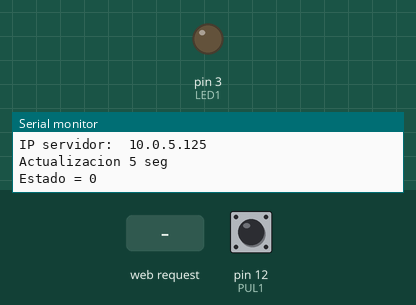
This sketch was run on a simulated Arduino Uno, built with avr-gcc and run on an emulated ATmega328P. Shown: output pins drawn as LEDs (lit = HIGH), the last lines printed to the serial monitor. The test bench sets the inputs (shaded band); at power-on: pin 12 (PUL1) HIGH. WiFi joins after 1.5 s; servers stay silent unless stated.

Above: at 1.2 s.
1.3 s: HTTP request GET /?LED=T received
At 2.1 s:
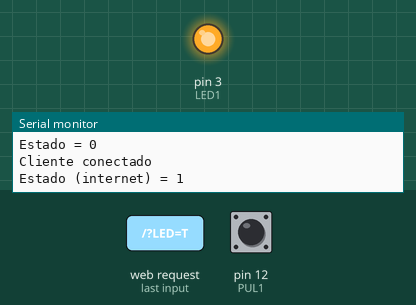
2.8 s: HTTP request GET /?LED=F received
At 3.3 s:
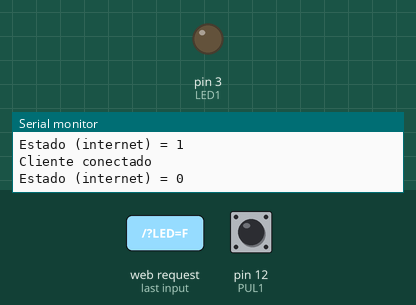
4.3 s: pin 12 (PUL1) pulled LOW for 0.15 s
At 5.6 s:
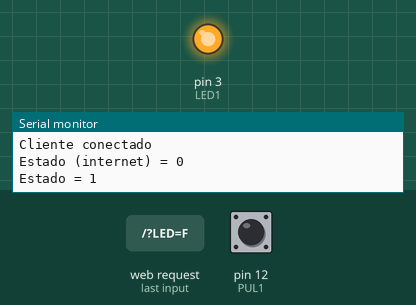
Timing chart, 0 to 7.3 s (numbered marks = the images above; inputs shaded):
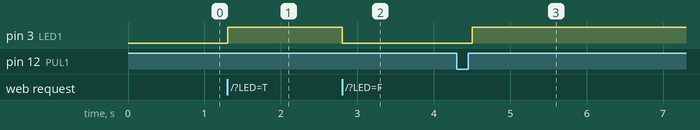

Measured:
- after the input at 1.3 s, pin 3 (LED1): LOW → HIGH at once
- after the input at 2.8 s, pin 3 (LED1): HIGH → LOW at once
- after the input at 4.3 s, pin 3 (LED1): LOW → HIGH after 0.20 s

The sketch:

Ethernet_Led_Puls.ino
```cpp
                                   /*
Led Ethernet con pulsador

por xrosas
*/

#include <SPI.h>
#include <Ethernet.h>


byte mac[] = { 0x00, 0x22, 0xF7, 0x19, 0x4B, 0x28 };

IPAddress ip(10,0,5,125);

EthernetServer server(80);


int LED1=3;  //22;
int PUL1=12;  //23;


String readString=String(30);
int state;
int buttonState;             // a lectura actual do Pin de entrada
int lastButtonState = LOW;   // a lectura anterior do Pin de entrada
long lastDebounceTime = 0;  // a última vez que o Pino de saída foi alternado
long debounceDelay = 50;    // tempo para a supresion de rebotes

void setup() {
  pinMode(LED1, OUTPUT);
  pinMode(PUL1, INPUT_PULLUP);


  Serial.begin(115200);


// ini Ethernet e the server:
  Ethernet.begin(mac,ip);
  server.begin();
  Serial.println("");
  Serial.print("IP servidor:  ");
  Serial.println(Ethernet.localIP());
  Serial.println("Actualizacion 5 seg");
  state=1;
}

void loop() {
  int LED = readString.indexOf("LED=");
  int reading = digitalRead(PUL1);
  if (reading != lastButtonState) {
    lastDebounceTime = millis();     // resetea o temporizador anti rebotes
  }

  if ((millis() - lastDebounceTime) > debounceDelay) {

    if (reading != buttonState) {     // si o estado do pul cambiou, lese o novo
      buttonState = reading;

                                  // so cambia o estado do led cando o pulsador pasa a "1"
      if (buttonState == HIGH) {
         state = !state;
          if (state==0){
             digitalWrite(LED1, LOW);
             readString.substring(LED,LED+5)="LED=F";
           }
              else {
             digitalWrite(LED1, HIGH);
             readString.substring(LED,LED+5)="LED=T";
            }
            Serial.print("Estado = ");
            Serial.println(state);

      }
    }
  }

lastButtonState = reading;

  // escoitando por peticións entrantes
  EthernetClient client = server.available();
  if (client) {
    Serial.println("Cliente conectado");
    // unha solicitude HTTP remata cunha liña en branco
    boolean currentLineIsBlank = true;
    while (client.connected()) {
      {
    boolean lineaenbranco=true;
    while(client.connected())//Cliente conectado
    {
      if(client.available())
      {
        char c=client.read();
        if(readString.length()<30)//Leemos a petición HTTP caracter a caracter
        {
          readString.concat(c); //Almacenamos os caracteis na variable readString
        }
        if(c=='\n' && lineaenbranco) //Si a petición HTTP finalizou
        {
          int LED = readString.indexOf("LED=");
          if(readString.substring(LED,LED+5)=="LED=T")
          {
            state=1;
          } else if (readString.substring(LED,LED+5)=="LED=F")
          {
            state=0;
          }
           if (state==0){
             digitalWrite(LED1, LOW);
           }
              else {
             digitalWrite(LED1, HIGH);
                  }
            Serial.print("Estado (internet) = ");
            Serial.println(state);

          //Cabeceira hhtp
          client.println("HTTP/1.1 200 OK");
          client.println("Content-Type: text/html");
          client.println("Connection: close");
	  client.println("Refresh: 5; url = ./");  // refresca a paxina cada 5 seg.

          client.println();

          //Página Web en HTML
          client.println("<!DOCTYPE HTML>");
          client.println("<html>");
          client.println("<head>");
          client.println("<title>WEB Led server/ pulsador </title>");
          client.println("</head>");
          client.println("<body width=100% height=100%>");
          client.println("<body bgcolor='#000033' text='#FF9900'>");
          client.println("<center>");
          client.println("<h1>LED ON/OFF</h1>");
          client.print("<br><br>");
          client.print("Estado do LED: ");
          client.print(state);
          client.print("<br><br>");

          client.println("<input type=submit value=ON style=width:75px;height:75px onClick=location.href='./?LED=T\'>");
          client.println("<input type=submit value=OFF style=width:75px;height:75px onClick=location.href='./?LED=F\'>");

           client.println ("");
          client.println("</center>");
          client.println("</body>");
          client.println("</html>");
          client.stop();//Pechamos a conexión co cliente
          readString="";
        }
      }
    }
  }
 }
  }
}
```
